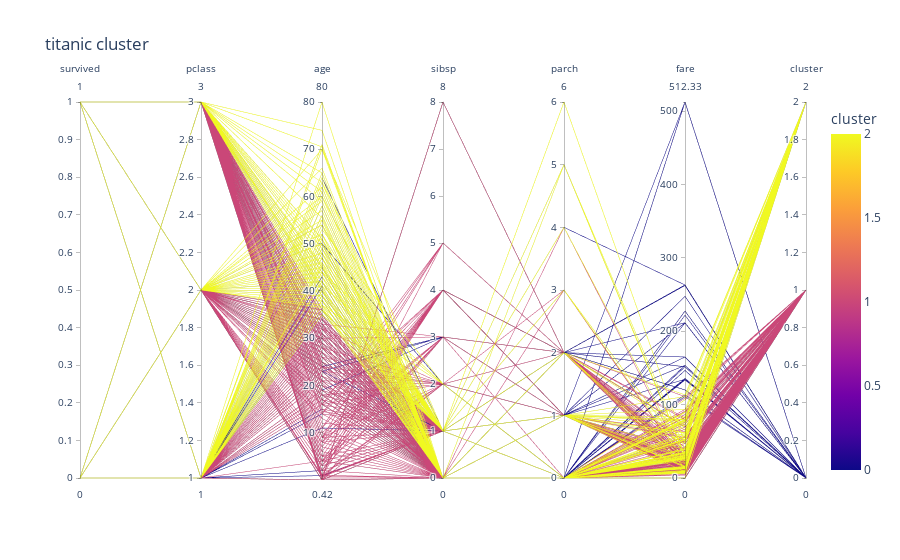

Write notebook code for a chart like this one.
### Code cell
fig=px.parallel_coordinates(df,color='cluster',title='titanic cluster')
fig.show()

### Figure 1 — Plotly figure (JSON) as saved in the notebook; plotly's stock layout.template omitted (floating-point values rounded to 4 significant figures; data arrays with more than 128 entries replaced by an {"elided": "..."} marker saying what was removed)
{"data": [{"dimensions": [{"label": "survived", "values": {"elided": "891 int values"}}, {"label": "pclass", "values": {"elided": "891 int values"}}, {"label": "age", "values": {"elided": "891 float values"}}, {"label": "sibsp", "values": {"elided": "891 int values"}}, {"label": "parch", "values": {"elided": "891 int values"}}, {"label": "fare", "values": {"elided": "891 float values"}}, {"label": "cluster", "values": {"elided": "891 int values"}}], "domain": {"x": [0, 1], "y": [0, 1]}, "line": {"color": {"elided": "891 int values"}, "coloraxis": "coloraxis"}, "name": "", "type": "parcoords"}], "layout": {"coloraxis": {"colorbar": {"title": {"text": "cluster"}}, "colorscale": [[0, "#0d0887"], [0.1111, "#46039f"], [0.2222, "#7201a8"], [0.3333, "#9c179e"], [0.4444, "#bd3786"], [0.5556, "#d8576b"], [0.6667, "#ed7953"], [0.7778, "#fb9f3a"], [0.8889, "#fdca26"], [1, "#f0f921"]]}, "legend": {"tracegroupgap": 0}, "title": {"text": "titanic cluster"}}}
